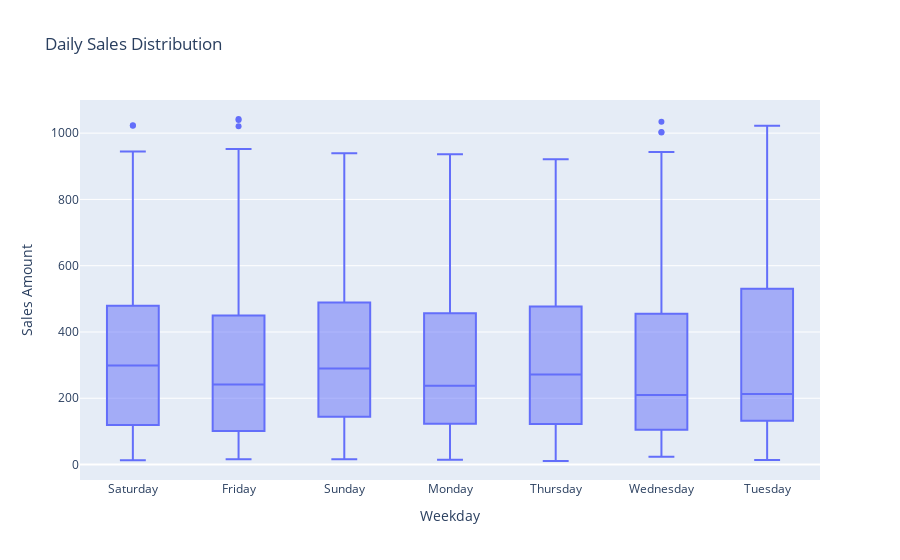

The code cell stored with this chart in its notebook:
### Code cell
fig6 = px.box(super, x='weekday', y='total',
              title="Daily Sales Distribution",
              labels={'weekday': 'Weekday', 'total': 'Sales Amount'})
fig6.show()

### Figure 1 — Plotly figure (JSON) as saved in the notebook; plotly's stock layout.template omitted (floating-point values rounded to 4 significant figures; data arrays with more than 128 entries replaced by an {"elided": "..."} marker saying what was removed)
{"data": [{"alignmentgroup": "True", "hovertemplate": "Weekday=%{x}<br>Sales Amount=%{y}<extra></extra>", "legendgroup": "", "marker": {"color": "#636efa"}, "name": "", "notched": false, "offsetgroup": "", "orientation": "v", "showlegend": false, "type": "box", "x": {"elided": "1000 str values"}, "x0": " ", "xaxis": "x", "y": {"elided": "1000 float values"}, "y0": " ", "yaxis": "y"}], "layout": {"boxmode": "group", "legend": {"tracegroupgap": 0}, "title": {"text": "Daily Sales Distribution"}, "xaxis": {"anchor": "y", "domain": [0, 1], "title": {"text": "Weekday"}}, "yaxis": {"anchor": "x", "domain": [0, 1], "title": {"text": "Sales Amount"}}}}
